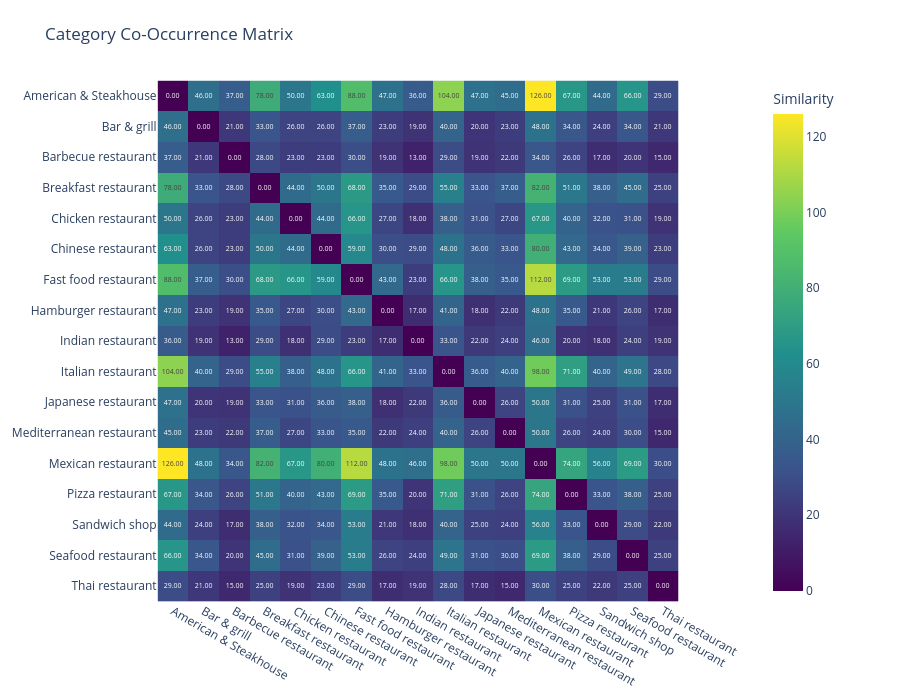

Notebook source saved alongside this figure:
### Code cell
# see what categories co-occur the most (appear together in the same review)
new_dataset["categories_tuple"] = new_dataset["categories"].apply(lambda x: tuple(sorted(x)))

from itertools import combinations

# lista de todas as categorias únicas
all_cats = sorted({cat for cats in new_dataset["categories"] for cat in cats})

# matriz vazia
co_matrix = pd.DataFrame(0, index=all_cats, columns=all_cats)

co_counts = []

# preencher
for cats in new_dataset["categories"]:
    for c1, c2 in combinations(cats, 2):  # todas as combinações de 2
        co_matrix.loc[c1, c2] += 1
        co_matrix.loc[c2, c1] += 1

for c1 in co_matrix.index:
    for c2 in co_matrix.columns:
        if c1 < c2 and co_matrix.loc[c1, c2] > 0:
            co_counts.append((c1, c2, co_matrix.loc[c1, c2]))

# ordenar
co_counts_sorted = sorted(co_counts, key=lambda x: x[2], reverse=True)

print(co_counts_sorted[:20])  # top 20 pares
for cat in all_cats:
    co_matrix.loc[cat, cat] = 0

heatmap_chart(co_matrix,
              title="Category Co-Occurrence Matrix",)

### Figure 1 — Plotly figure (JSON) as saved in the notebook; plotly's stock layout.template omitted (floating-point values rounded to 4 significant figures; data arrays with more than 128 entries replaced by an {"elided": "..."} marker saying what was removed)
{"data": [{"coloraxis": "coloraxis", "hovertemplate": "x: %{x}<br>y: %{y}<br>Similarity: %{z}<extra></extra>", "name": "0", "texttemplate": "%{z:.2f}", "type": "heatmap", "x": ["American & Steakhouse", "Bar & grill", "Barbecue restaurant", "Breakfast restaurant", "Chicken restaurant", "Chinese restaurant", "Fast food restaurant", "Hamburger restaurant", "Indian restaurant", "Italian restaurant", "Japanese restaurant", "Mediterranean restaurant", "Mexican restaurant", "Pizza restaurant", "Sandwich shop", "Seafood restaurant", "Thai restaurant"], "xaxis": "x", "y": ["American & Steakhouse", "Bar & grill", "Barbecue restaurant", "Breakfast restaurant", "Chicken restaurant", "Chinese restaurant", "Fast food restaurant", "Hamburger restaurant", "Indian restaurant", "Italian restaurant", "Japanese restaurant", "Mediterranean restaurant", "Mexican restaurant", "Pizza restaurant", "Sandwich shop", "Seafood restaurant", "Thai restaurant"], "yaxis": "y", "z": {"elided": "17x17 int values"}}], "layout": {"coloraxis": {"colorbar": {"title": {"text": "Similarity"}}, "colorscale": [[0, "#440154"], [0.25, "#3b528b"], [0.5, "#21908d"], [0.75, "#5dc962"], [1, "#fde725"]], "showscale": true}, "height": 700, "margin": {"b": 60, "l": 80, "r": 150, "t": 80}, "title": {"text": "Category Co-Occurrence Matrix"}, "width": 900, "xaxis": {"anchor": "y", "constrain": "domain", "domain": [0, 1], "scaleanchor": "y"}, "yaxis": {"anchor": "x", "autorange": "reversed", "constrain": "domain", "domain": [0, 1]}}}
